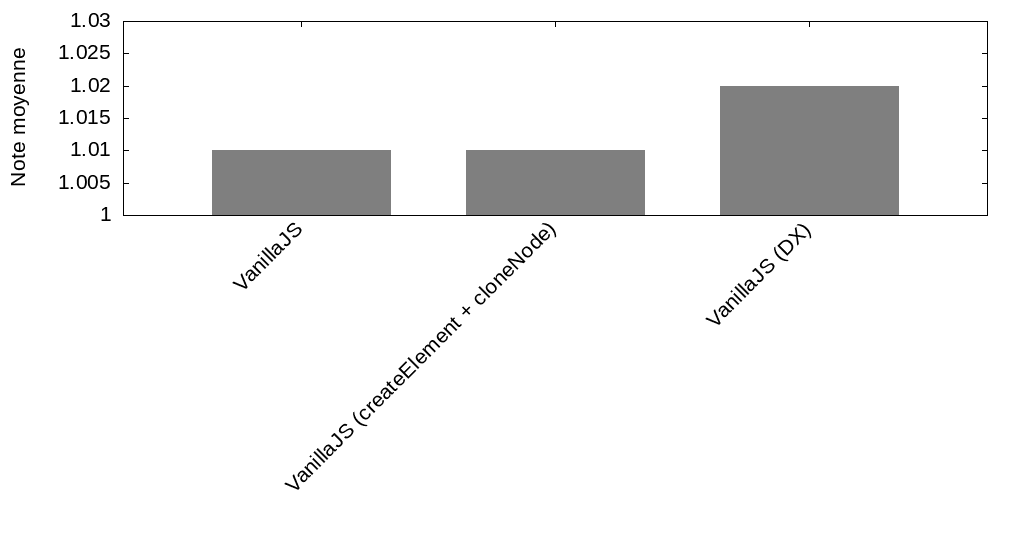

Write gnuplot code to recreate this figure.
set term png size 1024,550 font 'Liberation Sans,16'
set output "mean-cloneNode.png"

set style fill solid
set boxwidth 0.7
set yrange [1:1.03]
set ylabel "Note moyenne"
unset key
set datafile separator ","

set linetype 1 lc rgb "gray50"
set linetype 2 lc rgb "gray50"
set linetype 3 lc rgb "gray50"
set linetype cycle 2

set xtics rotate by 45 right

plot '<(egrep "^(VanillaJS|VanillaJS \(DX\)|VanillaJS \(createElement \+ cloneNode\))," data.csv)' \
  using 0:13:($0+1):xtic(1) with boxes lc variable
